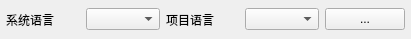
<?xml version="1.0" encoding="UTF-8"?>
<ui version="4.0">
 <class>CLanguageToolWidget</class>
 <widget class="QWidget" name="CLanguageToolWidget">
  <property name="geometry">
   <rect>
    <x>0</x>
    <y>0</y>
    <width>411</width>
    <height>39</height>
   </rect>
  </property>
  <property name="windowTitle">
   <string/>
  </property>
  <layout class="QHBoxLayout" name="horizontalLayout">
   <property name="leftMargin">
    <number>6</number>
   </property>
   <property name="topMargin">
    <number>6</number>
   </property>
   <property name="rightMargin">
    <number>6</number>
   </property>
   <property name="bottomMargin">
    <number>6</number>
   </property>
   <item>
    <widget class="QLabel" name="label">
     <property name="text">
      <string>系统语言</string>
     </property>
    </widget>
   </item>
   <item>
    <widget class="QComboBox" name="comboBoxSystem"/>
   </item>
   <item>
    <widget class="QLabel" name="label_2">
     <property name="text">
      <string>项目语言</string>
     </property>
    </widget>
   </item>
   <item>
    <widget class="QComboBox" name="comboBoxProject"/>
   </item>
   <item>
    <widget class="QPushButton" name="pushButton">
     <property name="text">
      <string>...</string>
     </property>
    </widget>
   </item>
  </layout>
 </widget>
 <resources/>
 <connections/>
</ui>
